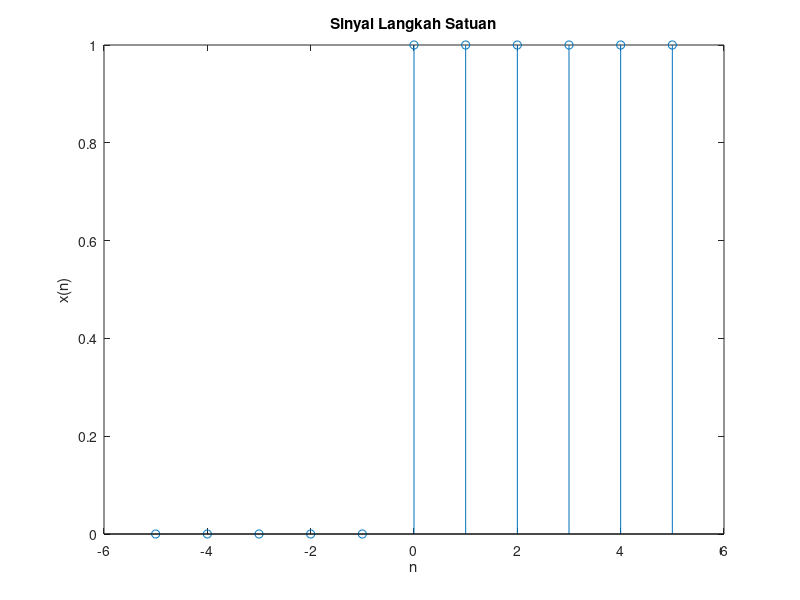

Source code (MATLAB):
k=0;
n1=-5;
n2=5;
n =[n1:n2];
x =[(n-k) >= 0];
stem(n,x);
title('Sinyal Langkah Satuan')
xlabel('n')
ylabel('x(n)')